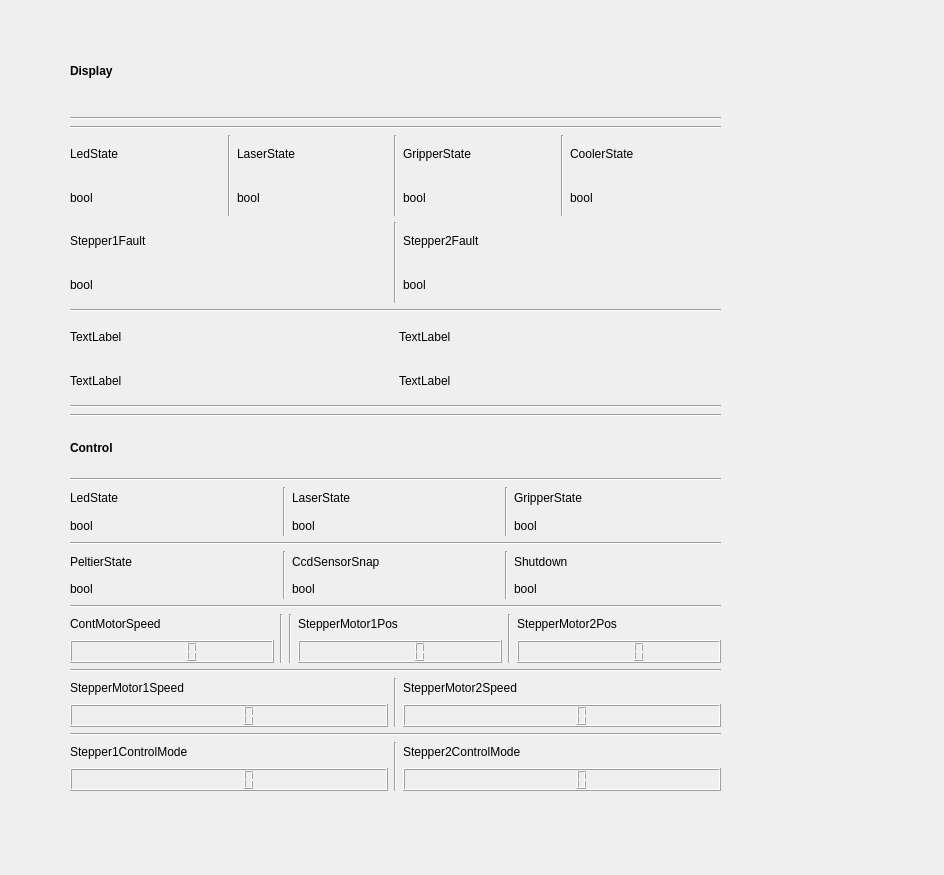
<?xml version="1.0" encoding="UTF-8"?>
<ui version="4.0">
 <class>Form</class>
 <widget class="QWidget" name="Form">
  <property name="geometry">
   <rect>
    <x>0</x>
    <y>0</y>
    <width>944</width>
    <height>875</height>
   </rect>
  </property>
  <property name="windowTitle">
   <string>Form</string>
  </property>
  <widget class="QWidget" name="verticalLayoutWidget">
   <property name="geometry">
    <rect>
     <x>70</x>
     <y>30</y>
     <width>651</width>
     <height>761</height>
    </rect>
   </property>
   <layout class="QVBoxLayout" name="global_container">
    <item>
     <layout class="QVBoxLayout" name="display_container">
      <item>
       <widget class="QLabel" name="display_label">
        <property name="font">
         <font>
          <weight>75</weight>
          <bold>true</bold>
         </font>
        </property>
        <property name="text">
         <string>Display</string>
        </property>
       </widget>
      </item>
      <item>
       <widget class="Line" name="line_26">
        <property name="orientation">
         <enum>Qt::Horizontal</enum>
        </property>
       </widget>
      </item>
      <item>
       <layout class="QGridLayout" name="image_display_container"/>
      </item>
      <item>
       <widget class="Line" name="line_25">
        <property name="orientation">
         <enum>Qt::Horizontal</enum>
        </property>
       </widget>
      </item>
      <item>
       <layout class="QHBoxLayout" name="boolean_display">
        <item>
         <layout class="QVBoxLayout" name="verticalLayout">
          <item>
           <widget class="QLabel" name="ledState_display_label">
            <property name="text">
             <string>LedState</string>
            </property>
           </widget>
          </item>
          <item>
           <widget class="QLabel" name="ledState_display_bool">
            <property name="text">
             <string>bool</string>
            </property>
           </widget>
          </item>
         </layout>
        </item>
        <item>
         <widget class="Line" name="line">
          <property name="orientation">
           <enum>Qt::Vertical</enum>
          </property>
         </widget>
        </item>
        <item>
         <layout class="QVBoxLayout" name="verticalLayout_9">
          <item>
           <widget class="QLabel" name="laserState_display_label">
            <property name="text">
             <string>LaserState</string>
            </property>
           </widget>
          </item>
          <item>
           <widget class="QLabel" name="laserState_display_bool">
            <property name="text">
             <string>bool</string>
            </property>
           </widget>
          </item>
         </layout>
        </item>
        <item>
         <widget class="Line" name="line_2">
          <property name="orientation">
           <enum>Qt::Vertical</enum>
          </property>
         </widget>
        </item>
        <item>
         <layout class="QVBoxLayout" name="verticalLayout_8">
          <item>
           <widget class="QLabel" name="gripperState_display_label">
            <property name="text">
             <string>GripperState</string>
            </property>
           </widget>
          </item>
          <item>
           <widget class="QLabel" name="gripperState_display_bool">
            <property name="text">
             <string>bool</string>
            </property>
           </widget>
          </item>
         </layout>
        </item>
        <item>
         <widget class="Line" name="line_3">
          <property name="orientation">
           <enum>Qt::Vertical</enum>
          </property>
         </widget>
        </item>
        <item>
         <layout class="QVBoxLayout" name="verticalLayout_6">
          <item>
           <widget class="QLabel" name="coolerState_label">
            <property name="text">
             <string>CoolerState</string>
            </property>
           </widget>
          </item>
          <item>
           <widget class="QLabel" name="coolerState_display_bool">
            <property name="text">
             <string>bool</string>
            </property>
           </widget>
          </item>
         </layout>
        </item>
       </layout>
      </item>
      <item>
       <layout class="QHBoxLayout" name="horizontalLayout_6">
        <item>
         <layout class="QHBoxLayout" name="horizontalLayout_7">
          <item>
           <layout class="QVBoxLayout" name="verticalLayout_5">
            <item>
             <widget class="QLabel" name="stepper1fault_label">
              <property name="text">
               <string>Stepper1Fault</string>
              </property>
             </widget>
            </item>
            <item>
             <widget class="QLabel" name="stepper1fault_bool">
              <property name="text">
               <string>bool</string>
              </property>
             </widget>
            </item>
           </layout>
          </item>
          <item>
           <widget class="Line" name="line_4">
            <property name="orientation">
             <enum>Qt::Vertical</enum>
            </property>
           </widget>
          </item>
          <item>
           <layout class="QVBoxLayout" name="verticalLayout_4">
            <item>
             <widget class="QLabel" name="stepper2fault_label">
              <property name="text">
               <string>Stepper2Fault</string>
              </property>
             </widget>
            </item>
            <item>
             <widget class="QLabel" name="stepper2fault_bool">
              <property name="text">
               <string>bool</string>
              </property>
             </widget>
            </item>
           </layout>
          </item>
         </layout>
        </item>
       </layout>
      </item>
      <item>
       <widget class="Line" name="line_5">
        <property name="orientation">
         <enum>Qt::Horizontal</enum>
        </property>
       </widget>
      </item>
      <item>
       <layout class="QVBoxLayout" name="ml_classifier_containter">
        <item>
         <layout class="QHBoxLayout" name="horizontalLayout_2">
          <item>
           <widget class="QLabel" name="label_4">
            <property name="text">
             <string>TextLabel</string>
            </property>
           </widget>
          </item>
          <item>
           <widget class="QLabel" name="label_3">
            <property name="text">
             <string>TextLabel</string>
            </property>
           </widget>
          </item>
         </layout>
        </item>
        <item>
         <layout class="QHBoxLayout" name="horizontalLayout">
          <item>
           <widget class="QLabel" name="label_2">
            <property name="text">
             <string>TextLabel</string>
            </property>
           </widget>
          </item>
          <item>
           <widget class="QLabel" name="label">
            <property name="text">
             <string>TextLabel</string>
            </property>
           </widget>
          </item>
         </layout>
        </item>
       </layout>
      </item>
     </layout>
    </item>
    <item>
     <widget class="Line" name="line_28">
      <property name="orientation">
       <enum>Qt::Horizontal</enum>
      </property>
     </widget>
    </item>
    <item>
     <widget class="Line" name="line_6">
      <property name="orientation">
       <enum>Qt::Horizontal</enum>
      </property>
     </widget>
    </item>
    <item>
     <layout class="QVBoxLayout" name="control_container">
      <item>
       <widget class="QLabel" name="control_label">
        <property name="font">
         <font>
          <weight>75</weight>
          <bold>true</bold>
         </font>
        </property>
        <property name="text">
         <string>Control</string>
        </property>
       </widget>
      </item>
      <item>
       <widget class="Line" name="line_27">
        <property name="orientation">
         <enum>Qt::Horizontal</enum>
        </property>
       </widget>
      </item>
      <item>
       <layout class="QHBoxLayout" name="control_float_unit_container">
        <item>
         <layout class="QVBoxLayout" name="verticalLayout_23">
          <item>
           <widget class="QLabel" name="ledState_control_label">
            <property name="text">
             <string>LedState</string>
            </property>
           </widget>
          </item>
          <item>
           <widget class="QLabel" name="ledState_control_bool">
            <property name="text">
             <string>bool</string>
            </property>
           </widget>
          </item>
         </layout>
        </item>
        <item>
         <widget class="Line" name="line_17">
          <property name="orientation">
           <enum>Qt::Vertical</enum>
          </property>
         </widget>
        </item>
        <item>
         <layout class="QVBoxLayout" name="verticalLayout_24">
          <item>
           <widget class="QLabel" name="laserState_control_label">
            <property name="text">
             <string>LaserState</string>
            </property>
           </widget>
          </item>
          <item>
           <widget class="QLabel" name="laserState_control_bool">
            <property name="text">
             <string>bool</string>
            </property>
           </widget>
          </item>
         </layout>
        </item>
        <item>
         <widget class="Line" name="line_18">
          <property name="orientation">
           <enum>Qt::Vertical</enum>
          </property>
         </widget>
        </item>
        <item>
         <layout class="QVBoxLayout" name="verticalLayout_25">
          <item>
           <widget class="QLabel" name="gripperState_control_label">
            <property name="text">
             <string>GripperState</string>
            </property>
           </widget>
          </item>
          <item>
           <widget class="QLabel" name="gripperState_control_bool">
            <property name="text">
             <string>bool</string>
            </property>
           </widget>
          </item>
         </layout>
        </item>
       </layout>
      </item>
      <item>
       <widget class="Line" name="line_20">
        <property name="orientation">
         <enum>Qt::Horizontal</enum>
        </property>
       </widget>
      </item>
      <item>
       <layout class="QHBoxLayout" name="horizontalLayout_5">
        <item>
         <layout class="QVBoxLayout" name="verticalLayout_26">
          <item>
           <widget class="QLabel" name="peltierState_label">
            <property name="text">
             <string>PeltierState</string>
            </property>
           </widget>
          </item>
          <item>
           <widget class="QLabel" name="peltierState_bool">
            <property name="text">
             <string>bool</string>
            </property>
           </widget>
          </item>
         </layout>
        </item>
        <item>
         <widget class="Line" name="line_16">
          <property name="orientation">
           <enum>Qt::Vertical</enum>
          </property>
         </widget>
        </item>
        <item>
         <layout class="QVBoxLayout" name="verticalLayout_27">
          <item>
           <widget class="QLabel" name="stepper1fault_label_4">
            <property name="text">
             <string>CcdSensorSnap</string>
            </property>
           </widget>
          </item>
          <item>
           <widget class="QLabel" name="stepper1fault_bool_4">
            <property name="text">
             <string>bool</string>
            </property>
           </widget>
          </item>
         </layout>
        </item>
        <item>
         <widget class="Line" name="line_19">
          <property name="orientation">
           <enum>Qt::Vertical</enum>
          </property>
         </widget>
        </item>
        <item>
         <layout class="QVBoxLayout" name="verticalLayout_28">
          <item>
           <widget class="QLabel" name="shutdown_label">
            <property name="text">
             <string>Shutdown</string>
            </property>
           </widget>
          </item>
          <item>
           <widget class="QLabel" name="shutdown_bool">
            <property name="text">
             <string>bool</string>
            </property>
           </widget>
          </item>
         </layout>
        </item>
       </layout>
      </item>
      <item>
       <widget class="Line" name="line_22">
        <property name="orientation">
         <enum>Qt::Horizontal</enum>
        </property>
       </widget>
      </item>
      <item>
       <layout class="QHBoxLayout" name="control_bool_container">
        <item>
         <layout class="QVBoxLayout" name="verticalLayout_17">
          <item>
           <widget class="QLabel" name="contMotorSpeed_label">
            <property name="text">
             <string>ContMotorSpeed</string>
            </property>
           </widget>
          </item>
          <item>
           <widget class="QLCDNumber" name="contMotorSpeed_value"/>
          </item>
         </layout>
        </item>
        <item>
         <widget class="Line" name="line_12">
          <property name="orientation">
           <enum>Qt::Vertical</enum>
          </property>
         </widget>
        </item>
        <item>
         <widget class="Line" name="line_13">
          <property name="orientation">
           <enum>Qt::Vertical</enum>
          </property>
         </widget>
        </item>
        <item>
         <layout class="QVBoxLayout" name="verticalLayout_19">
          <item>
           <widget class="QLabel" name="stepperMotor1Pos_label">
            <property name="text">
             <string>StepperMotor1Pos</string>
            </property>
           </widget>
          </item>
          <item>
           <widget class="QLCDNumber" name="stepperMotor1Pos_value"/>
          </item>
         </layout>
        </item>
        <item>
         <widget class="Line" name="line_14">
          <property name="orientation">
           <enum>Qt::Vertical</enum>
          </property>
         </widget>
        </item>
        <item>
         <layout class="QVBoxLayout" name="verticalLayout_22">
          <item>
           <widget class="QLabel" name="stepperMotor2Pos_label">
            <property name="text">
             <string>StepperMotor2Pos</string>
            </property>
           </widget>
          </item>
          <item>
           <widget class="QLCDNumber" name="stepperMotor2Pos_value"/>
          </item>
         </layout>
        </item>
       </layout>
      </item>
      <item>
       <widget class="Line" name="line_21">
        <property name="orientation">
         <enum>Qt::Horizontal</enum>
        </property>
       </widget>
      </item>
      <item>
       <layout class="QHBoxLayout" name="horizontalLayout_3">
        <item>
         <layout class="QVBoxLayout" name="verticalLayout_20">
          <item>
           <widget class="QLabel" name="cooler_state_label_3">
            <property name="text">
             <string>StepperMotor1Speed</string>
            </property>
           </widget>
          </item>
          <item>
           <widget class="QLCDNumber" name="stepperMotor1Speed_value"/>
          </item>
         </layout>
        </item>
        <item>
         <widget class="Line" name="line_15">
          <property name="orientation">
           <enum>Qt::Vertical</enum>
          </property>
         </widget>
        </item>
        <item>
         <layout class="QVBoxLayout" name="verticalLayout_21">
          <item>
           <widget class="QLabel" name="stepper1fault_label_3">
            <property name="text">
             <string>StepperMotor2Speed</string>
            </property>
           </widget>
          </item>
          <item>
           <widget class="QLCDNumber" name="stepperMotor2Speed_value"/>
          </item>
         </layout>
        </item>
       </layout>
      </item>
      <item>
       <widget class="Line" name="line_24">
        <property name="orientation">
         <enum>Qt::Horizontal</enum>
        </property>
       </widget>
      </item>
      <item>
       <layout class="QHBoxLayout" name="horizontalLayout_4">
        <item>
         <layout class="QVBoxLayout" name="verticalLayout_29">
          <item>
           <widget class="QLabel" name="label_8">
            <property name="text">
             <string>Stepper1ControlMode</string>
            </property>
           </widget>
          </item>
          <item>
           <widget class="QLCDNumber" name="stepper1ControlMode_value"/>
          </item>
         </layout>
        </item>
        <item>
         <widget class="Line" name="line_23">
          <property name="orientation">
           <enum>Qt::Vertical</enum>
          </property>
         </widget>
        </item>
        <item>
         <layout class="QVBoxLayout" name="verticalLayout_16">
          <item>
           <widget class="QLabel" name="label_5">
            <property name="text">
             <string>Stepper2ControlMode</string>
            </property>
           </widget>
          </item>
          <item>
           <widget class="QLCDNumber" name="stepper2ControlMode_value"/>
          </item>
         </layout>
        </item>
       </layout>
      </item>
     </layout>
    </item>
   </layout>
  </widget>
 </widget>
 <resources/>
 <connections/>
</ui>
